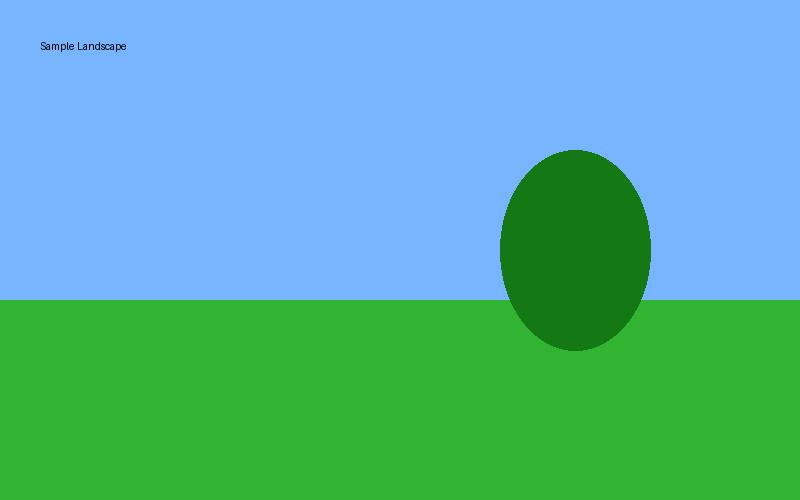
#> input picture sample.jpg, 800 x 500 px
$ python '10. 90 Degree Rotation.py'
#> lines starting #> are read from the running program, lines starting #| are printed output that depends on the picture
import cv2

image = cv2.imread("sample.jpg")
#> image is the input picture: shape (500, 800, 3); mean B, G, R 161.3, 176, 87.4

rotated = cv2.rotate(image, cv2.ROTATE_90_CLOCKWISE)
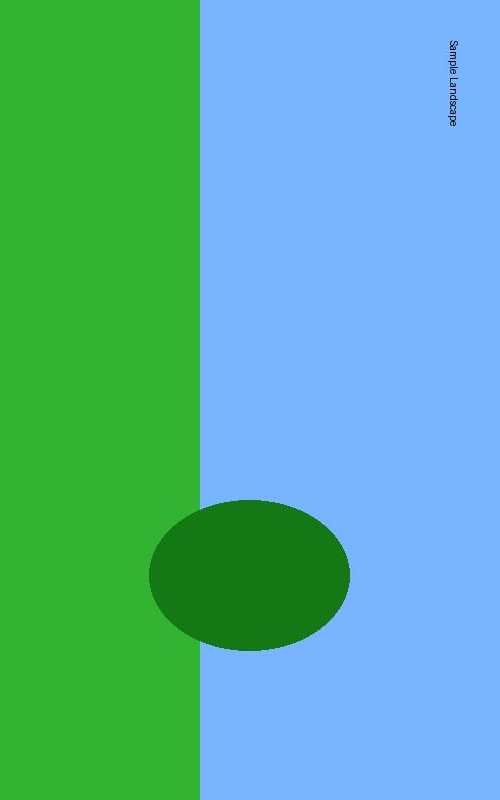
#> rotated: shape (800, 500, 3); mean B, G, R 161.3, 176, 87.4

cv2.imshow("Rotated", rotated)

cv2.waitKey(0)
cv2.destroyAllWindows()
